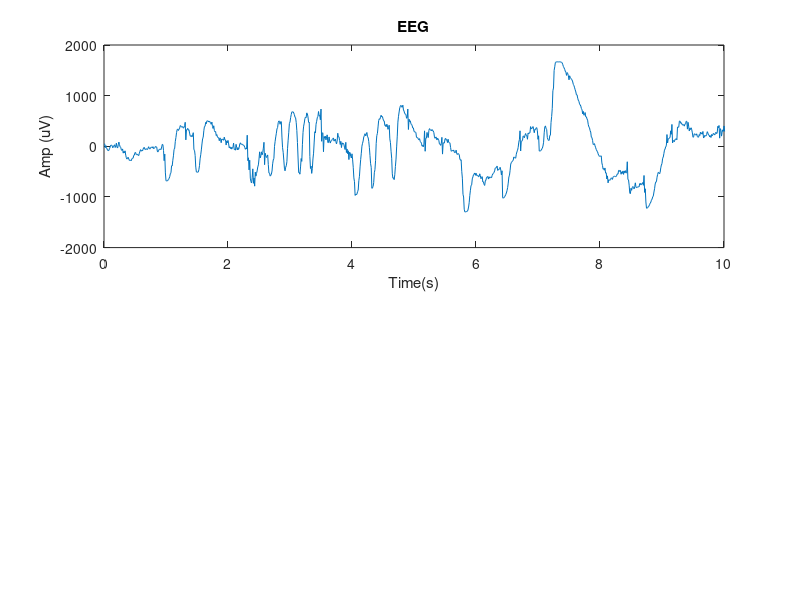

Recreate this plot in MATLAB. (Note: this script raises an error after producing the figure.)
clc;
clear;
close all;
%% load EEG data
load('SC4001E0-PSG_edfm.mat');

%% plot raw EEG
fs=100;
times=(1:length(val))/fs;
figure;
subplot(2,1,1);
plot(times,val);
title('EEG');
xlabel('Time(s)');
ylabel('Amp (uV)');
xlim([0 10]);
ylim([-2000,2000])

%% plot_filtered data
data=padarray(val,[1,38*fs],0);
EEG_filtered = eegfilt(data(2,:),fs,0.1,40,0,floor(fs/0.1)*3,0,'fir1');
EEG_filtered=EEG_filtered(6001:12000);
t=(1:6000)/fs;
subplot(2,1,2);
plot(t,EEG_filtered);
title('Filtered EEG');
xlabel('Time(s)');
ylabel('Amp (uV)');
xlim([0 10]);
ylim([-2000,2000])

%% Normalizing data
normal_val=val/max(val);
figure;
plot(times,normal_val);
title('EEG after normalization');
xlabel('Time(s)');
ylabel('Amp (uV)');
xlim([0 10]);

%% FFT
nFFT =2^nextpow2(length(val));
y=fft(val,nFFT);
x=1:nFFT;
figure;
plot(x,y);
title('FFT');
xlabel('Frequency(Hz)');
xlim([0 98])

%% delta band 
DELTA_Frequency = eegfilt(data(2,:),fs,0.5,4);
DELTA_Frequency = DELTA_Frequency(6001:12000);
t=(1:length(DELTA_Frequency))/fs;
figure
subplot(5,1,1)
plot(t,DELTA_Frequency);
title('Delta band');
xlabel('Time(s)');
ylabel('Amp (uV)');
xlim([0 10]);

%% teta band
Teta_Frequency = eegfilt(data(2,:),fs,4,8,0,floor(fs/4)*3,0,'fir1');
Teta_Frequency=Teta_Frequency(6001:12000);
t=(1:length(Teta_Frequency))/fs;
subplot(5,1,2)
plot(t,Teta_Frequency);
title('Teta band');
xlabel('Time(s)');
ylabel('Amp (uV)');
xlim([0 10]);

%% alph band
Alpha_Frequency = eegfilt(data(2,:),fs,8,13,0,floor(fs/8)*3,0,'fir1');
Alpha_Frequency=Alpha_Frequency(6001:12000);
t=(1:length(Alpha_Frequency))/fs;
subplot(5,1,3)
plot(t,Alpha_Frequency);
title('Alpha band');
xlabel('Time(s)');
ylabel('Amp (uV)');
xlim([0 10]);

%% beta band
Beta_Frequency = eegfilt(data(2,:),fs,13,30,0,floor(fs/13)*3,0,'fir1');
Beta_Frequency=Beta_Frequency(6001:12000);
t=(1:length(Beta_Frequency))/fs;
subplot(5,1,4);
plot(t,Beta_Frequency);
title('Beta band');
xlabel('Time(s)');
ylabel('Amp (uV)');
xlim([0 10]);

%% gama band
Gama_Frequency = eegfilt(data(2,:),fs,30,40,0,floor(fs/30)*3,0,'fir1');
Gama_Frequency=Gama_Frequency(6001:12000);
t=(1:length(Gama_Frequency))/fs;
subplot(5,1,5);
plot(t,Gama_Frequency);
title('Gama band ');
xlabel('Time(s)');
ylabel('Amp (uV)');
xlim([0 10]);
